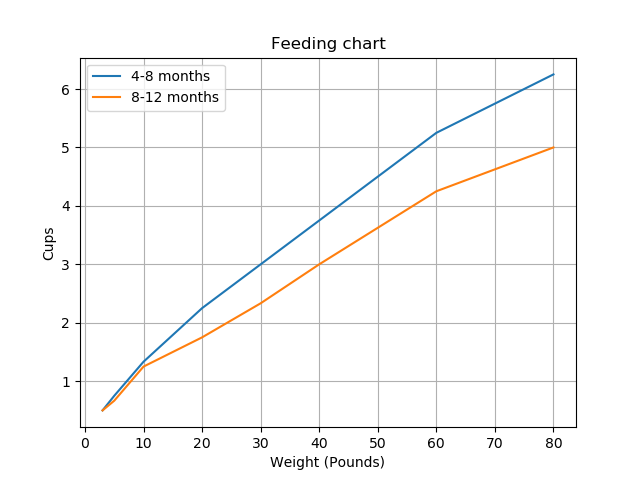

Reproduce this figure in Python.
import matplotlib.pyplot as plt

cups_four_to_eight_months = [0.5, 0.75, 1.333, 2.25, 3, 3.75, 5.25, 6.25]
cups_eight_to_twelve_months = [0.5, 0.666, 1.25, 1.75, 2.333, 3, 4.25, 5]
weight = [3, 5, 10, 20, 30, 40, 60, 80]

fig, ax = plt.subplots()

four_to_eight_months_plot, = ax.plot(weight, cups_four_to_eight_months, label='4-8 months')
eight_to_twelve_months_plot, = ax.plot(weight, cups_eight_to_twelve_months, label='8-12 months')

ax.set(xlabel='Weight (Pounds)', ylabel='Cups', title='Feeding chart')
ax.grid()
ax.legend(handles=[four_to_eight_months_plot, eight_to_twelve_months_plot])

fig.savefig("feeding_chart.png")
plt.show()